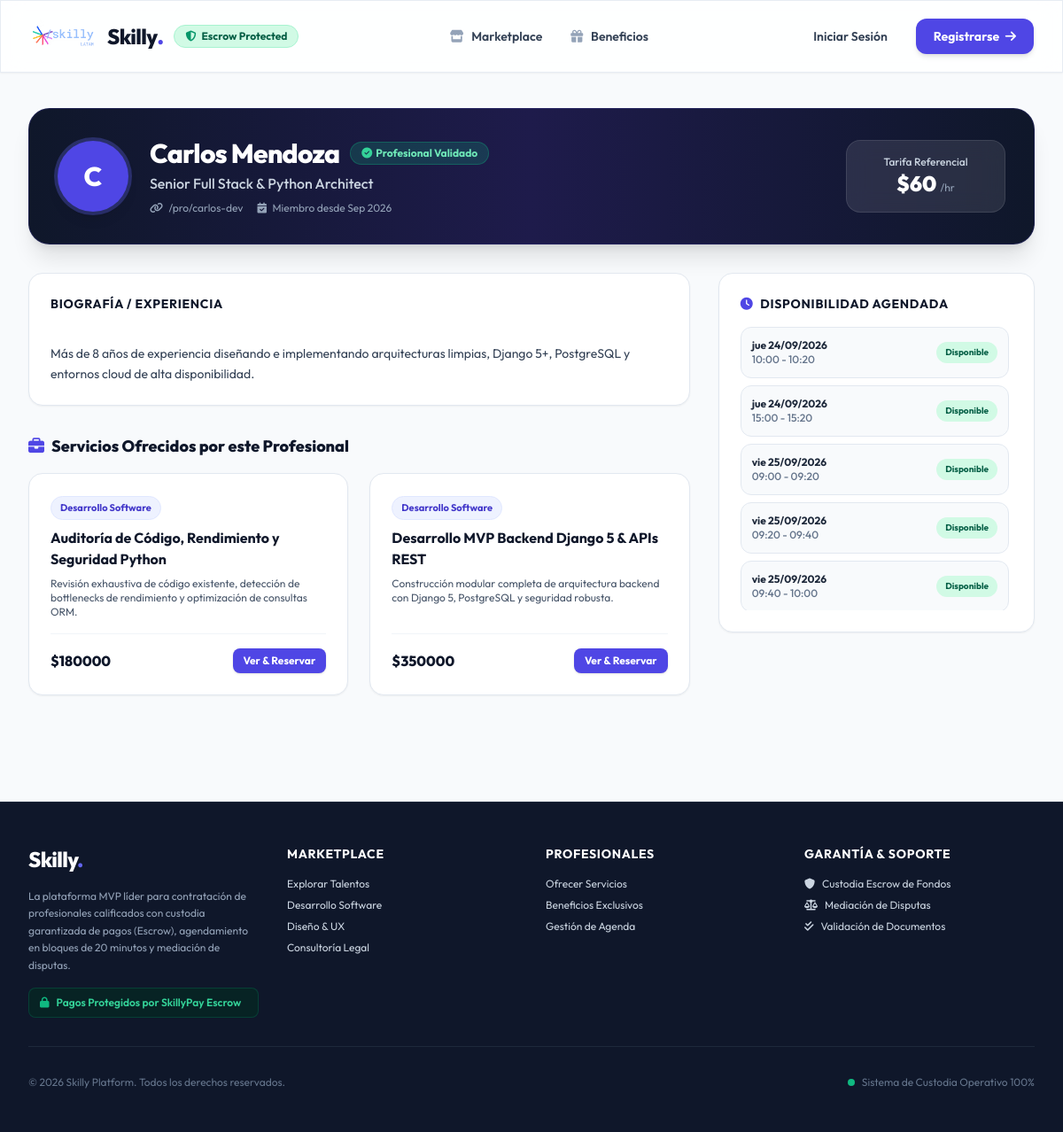
The app's page /users/pro/carlos-dev/ with its own data.
### apps/users/models.py (models this page shows, shortened)
class CustomUser(AbstractUser):
    ROLE_PROFESIONAL = 'PROFESIONAL'
    ROLE_ORGANIZACION = 'ORGANIZACION'
    ROLE_ADMIN = 'ADMIN'
    ROLE_CHOICES = [
        (ROLE_PROFESIONAL, 'Profesional Independiente'),
        (ROLE_ORGANIZACION, 'Empresa / Organización'),
        (ROLE_ADMIN, 'Administrador Skilly'),
    ]
    role = models.CharField(max_length=20, choices=ROLE_CHOICES, default=ROLE_ORGANIZACION)
    phone = models.CharField(max_length=20, blank=True, null=True, verbose_name="Teléfono de Contacto")
    created_at = models.DateTimeField(auto_now_add=True)

class ProfessionalProfile(models.Model):
    STATUS_PENDIENTE = 'PENDIENTE'
    STATUS_VALIDADO = 'VALIDADO'
    STATUS_RECHAZADO = 'RECHAZADO'
    VALIDATION_CHOICES = [
        (STATUS_PENDIENTE, 'Pendiente de Validación'),
        (STATUS_VALIDADO, 'Validado'),
        (STATUS_RECHAZADO, 'Rechazado'),
    ]
    user = models.OneToOneField(CustomUser, on_delete=models.CASCADE, related_name='professional_profile')
    profession = models.CharField(max_length=150, verbose_name="Profesión / Título Principal")
    bio = models.TextField(blank=True, verbose_name="Biografía / Presentación")
    slug = models.SlugField(unique=True, max_length=150, verbose_name="URL del Perfil público")
    validation_status = models.CharField(max_length=20, choices=VALIDATION_CHOICES, default=STATUS_PENDIENTE)
    rejection_reason = models.TextField(blank=True, null=True, verbose_name="Motivo de Rechazo")
    support_document = models.FileField(
        upload_to='pro_documents/',
        blank=True,
        null=True,
        validators=[validate_file_size],
        verbose_name="Documentos de Respaldo (PDF/Imagen, Máx 5MB)"
    )
    avatar = models.ImageField(upload_to='avatars/', blank=True, null=True, verbose_name="Foto de Perfil")
    hourly_rate = models.DecimalField(max_digits=10, decimal_places=2, default=0, verbose_name="Tarifa por Hora Promedio ($)")

### apps/services/models.py (models this page shows, shortened)
class Service(models.Model):
    professional = models.ForeignKey(
        settings.AUTH_USER_MODEL,
        on_delete=models.CASCADE,
        related_name='services',
        limit_choices_to={'role': 'PROFESIONAL'}
    )
    category = models.ForeignKey(Category, on_delete=models.CASCADE, related_name='services')
    title = models.CharField(max_length=200, verbose_name="Título del Servicio")
    description = models.TextField(verbose_name="Descripción Detallada")
    deliverables = models.TextField(verbose_name="Entregables Incluidos", help_text="Listado de lo que recibirá el cliente")
    estimated_duration = models.CharField(max_length=100, verbose_name="Duración Estimada", help_text="Ej: 2 horas, 3 días hábiles")
    price = models.DecimalField(
        max_digits=10,
        decimal_places=2,
        validators=[MinValueValidator(1.00)],
        verbose_name="Tarifa ($ USD / CLP)"
    )
    is_active = models.BooleanField(default=True, verbose_name="Servicio Activo")
    created_at = models.DateTimeField(auto_now_add=True)
    class Meta:
        ordering = ['-created_at']

class Category(models.Model):
    name = models.CharField(max_length=100, verbose_name="Nombre de la Categoría")
    slug = models.SlugField(unique=True)
    description = models.TextField(blank=True, verbose_name="Descripción")
    icon = models.CharField(max_length=50, default='fa-briefcase', help_text="Clase de FontAwesome (ej. fa-code, fa-paint-brush)")
    class Meta:
        verbose_name = "Categoría"
        verbose_name_plural = "Categorías"

### apps/availability/models.py (models this page shows, shortened)
class TimeSlot(models.Model):
    STATUS_DISPONIBLE = 'DISPONIBLE'
    STATUS_PRE_RESERVADO = 'PRE_RESERVADO'
    STATUS_OCUPADO = 'OCUPADO'
    STATUS_CHOICES = [
        (STATUS_DISPONIBLE, 'Disponible'),
        (STATUS_PRE_RESERVADO, 'Pre-reservado (Bloqueo 20m)'),
        (STATUS_OCUPADO, 'Ocupado'),
    ]
    professional = models.ForeignKey(
        settings.AUTH_USER_MODEL,
        on_delete=models.CASCADE,
        related_name='timeslots',
        limit_choices_to={'role': 'PROFESIONAL'}
    )
    date = models.DateField(verbose_name="Fecha")
    start_time = models.TimeField(verbose_name="Hora Inicio")
    end_time = models.TimeField(verbose_name="Hora Fin")
    status = models.CharField(max_length=20, choices=STATUS_CHOICES, default=STATUS_DISPONIBLE)
    reserved_until = models.DateTimeField(blank=True, null=True, help_text="Expiración del bloqueo temporal de 20 minutos")
    class Meta:
        ordering = ['date', 'start_time']
        unique_together = ['professional', 'date', 'start_time']
    @property
    def is_available(self):
        if self.status == self.STATUS_DISPONIBLE:
            return True
        if self.status == self.STATUS_PRE_RESERVADO and self.reserved_until:
            if timezone.now() > self.reserved_until:
                return True
        return False
    def release_lock(self):
        self.status = self.STATUS_DISPONIBLE
        self.reserved_until = None
        self.save()

### apps/users/views.py (the view)
# urls.py: path('pro/<slug:slug>/', views.public_pro_profile_view, name='public_pro_profile'),
def public_pro_profile_view(request, slug):
    profile = get_object_or_404(ProfessionalProfile, slug=slug)
    services = Service.objects.filter(professional=profile.user, is_active=True)
    available_slots = TimeSlot.objects.filter(
        professional=profile.user,
        status=TimeSlot.STATUS_DISPONIBLE
    )
    for slot in TimeSlot.objects.filter(professional=profile.user, status=TimeSlot.STATUS_PRE_RESERVADO):
        if not slot.is_available:
            pass
        else:
            slot.release_lock()
    context = {
        'profile': profile,
        'pro_user': profile.user,
        'services': services,
        'available_slots': available_slots,
    }
    return render(request, 'users/perfil_profesional.html', context)

### templates/users/perfil_profesional.html (shortened to what this page needs)
{% extends 'base.html' %}
{% block content %}
<div class="max-w-7xl mx-auto px-4 sm:px-6 lg:px-8 py-10 space-y-8">
    <div class="bg-gradient-to-r from-slate-900 via-indigo-950 to-slate-900 rounded-3xl p-8 text-white shadow-xl flex flex-col md:flex-row items-start md:items-center justify-between gap-6 border border-indigo-900/40">
        <div class="flex items-center gap-6">
            <div class="w-20 h-20 rounded-full bg-brand-600 text-white font-extrabold flex items-center justify-center text-3xl shadow-lg ring-4 ring-brand-500/30">
                {{ pro_user.first_name|first|default:pro_user.username|first|upper }}
            </div>
            <div class="space-y-1">
                <div class="flex items-center gap-3">
                    <h1 class="text-2xl sm:text-3xl font-extrabold tracking-tight">{{ pro_user.get_full_name|default:pro_user.username }}</h1>
                    {% if profile.validation_status == 'VALIDADO' %}
                        <span class="px-3 py-1 rounded-full text-xs font-bold bg-emerald-500/20 text-emerald-300 border border-emerald-500/30 flex items-center gap-1">
                            <i class="fa-solid fa-circle-check text-emerald-400"></i> Profesional Validado
                        </span>
                    {% else %}
                        <span class="px-3 py-1 rounded-full text-xs font-bold bg-amber-500/20 text-amber-300 border border-amber-500/30 flex items-center gap-1">
                            <i class="fa-solid fa-clock text-amber-400"></i> Validación Pendiente
                        </span>
                    {% endif %}
                </div>
                <p class="text-base text-slate-300 font-medium">{{ profile.profession }}</p>
                <div class="flex items-center gap-4 text-xs text-slate-400 pt-1">
                    <span><i class="fa-solid fa-link text-brand-400 mr-1"></i> /pro/{{ profile.slug }}</span>
                    <span><i class="fa-solid fa-calendar-check text-brand-400 mr-1"></i> Miembro desde {{ pro_user.created_at|date:"M Y" }}</span>
                </div>
            </div>
        </div>
        <div class="bg-white/10 backdrop-blur-md p-4 rounded-2xl border border-white/10 text-center min-w-[180px]">
            <span class="text-xs font-medium text-slate-300 block">Tarifa Referencial</span>
            <span class="text-2xl font-black text-white">${{ profile.hourly_rate|floatformat:0 }} <span class="text-xs font-normal text-slate-400">/hr</span></span>
        </div>
    </div>
    <div class="grid grid-cols-1 lg:grid-cols-3 gap-8">
        <div class="lg:col-span-2 space-y-8">
            <div class="bg-white rounded-2xl p-6 border border-slate-200 shadow-sm space-y-3">
                <h3 class="text-sm font-bold text-slate-900 uppercase tracking-wider">Biografía / Experiencia</h3>
                <p class="text-sm text-slate-700 leading-relaxed whitespace-pre-line">
                    {{ profile.bio|default:"Sin información adicional agregada aún." }}
                </p>
            </div>
            <div class="space-y-4">
                <h3 class="text-lg font-extrabold text-slate-900 flex items-center gap-2">
                    <i class="fa-solid fa-briefcase text-brand-600"></i> Servicios Ofrecidos por este Profesional
                </h3>
                {% if services %}
                    <div class="grid grid-cols-1 md:grid-cols-2 gap-6">
                        {% for service in services %}
                            <div class="bg-white rounded-2xl p-6 border border-slate-200 shadow-sm space-y-4 hover:border-brand-300 transition-all flex flex-col justify-between">
                                <div class="space-y-2">
                                    <span class="px-2.5 py-1 rounded-full text-[11px] font-bold bg-indigo-50 text-indigo-700 border border-indigo-100 inline-block">
                                        {{ service.category.name }}
                                    </span>
                                    <h4 class="text-base font-bold text-slate-900">{{ service.title }}</h4>
                                    <p class="text-xs text-slate-600 line-clamp-3">{{ service.description }}</p>
                                </div>
                                <div class="pt-4 border-t border-slate-100 flex items-center justify-between">
                                    <span class="text-base font-extrabold text-slate-900">${{ service.price|floatformat:0 }}</span>
                                    <a href="{% url 'services:service_detail' pk=service.pk %}" class="px-3 py-1.5 bg-brand-600 hover:bg-brand-700 text-white rounded-lg text-xs font-bold transition-colors shadow">
                                        Ver & Reservar
                                    </a>
                                </div>
                            </div>
                        {% endfor %}
                    </div>
                {% else %}
                    <div class="bg-white p-8 rounded-2xl border border-slate-200 text-center text-xs text-slate-500">
                        Este profesional aún no ha publicado servicios activos.
                    </div>
                {% endif %}
            </div>
        </div>
        <div class="space-y-6">
            <div class="bg-white rounded-2xl p-6 border border-slate-200 shadow-sm space-y-4">
                <h3 class="text-sm font-bold text-slate-900 uppercase tracking-wider flex items-center gap-2">
                    <i class="fa-solid fa-clock text-brand-600"></i> Disponibilidad Agendada
                </h3>
                {% if available_slots %}
                    <div class="space-y-2 max-h-80 overflow-y-auto pr-1">
                        {% for slot in available_slots %}
                            <div class="p-3 rounded-xl border border-slate-200 bg-slate-50 flex items-center justify-between text-xs">
                                <div>
                                    <span class="font-bold text-slate-800 block">{{ slot.date|date:"D d/m/Y" }}</span>
                                    <span class="text-slate-500 font-medium">{{ slot.start_time|time:"H:i" }} - {{ slot.end_time|time:"H:i" }}</span>
                                </div>
                                <span class="px-2.5 py-1 rounded-full text-[10px] font-bold bg-emerald-100 text-emerald-800">
                                    Disponible
                                </span>
                            </div>
                        {% endfor %}
                    </div>
                {% else %}
                    <p class="text-xs text-slate-500 italic">No hay bloques horarios configurados por ahora.</p>
                {% endif %}
            </div>
        </div>
    </div>
</div>
{% endblock %}

### templates/base.html (style rules this page uses)
body { font-family: 'Outfit', 'Inter', sans-serif; }

### records on screen
CustomUser: first_name|first "C", get_full_name "Carlos Mendoza", created_at "Sep 2026"
ProfessionalProfile: profession "Senior Full Stack & Python Architect", slug "carlos-dev", hourly_rate "60", bio "Más de 8 años de experiencia diseñando e implementando arquitecturas limpias, Django 5+, PostgreSQL y entornos cloud de alta disponibilidad."
Service: category.name "Desarrollo Software", title "Auditoría de Código, Rendimiento y Seguridad Python", description "Revisión exhaustiva de código existente, detección de bottlenecks de rendimiento y optimización de consultas ORM.", price "180000"
Service: category.name "Desarrollo Software", title "Desarrollo MVP Backend Django 5 & APIs REST", description "Construcción modular completa de arquitectura backend con Django 5, PostgreSQL y seguridad robusta.", price "350000"
TimeSlot: date "jue 24/09/2026", start_time "10:00", end_time "10:20"
TimeSlot: date "jue 24/09/2026", start_time "15:00", end_time "15:20"
TimeSlot: date "vie 25/09/2026", start_time "09:00", end_time "09:20"
TimeSlot: date "vie 25/09/2026", start_time "09:20", end_time "09:40"
TimeSlot: date "vie 25/09/2026", start_time "09:40", end_time "10:00"
